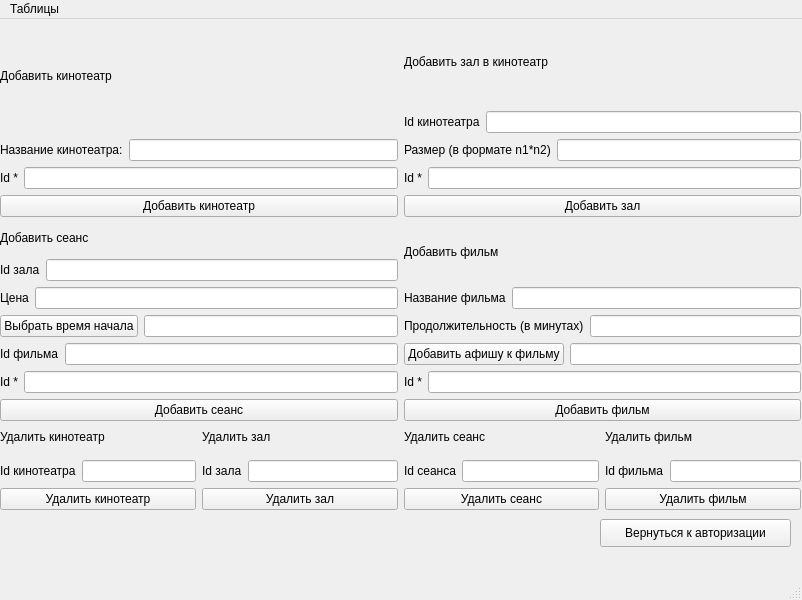
<?xml version="1.0" encoding="UTF-8"?>
<ui version="4.0">
 <class>MainWindow</class>
 <widget class="QMainWindow" name="MainWindow">
  <property name="geometry">
   <rect>
    <x>0</x>
    <y>0</y>
    <width>802</width>
    <height>600</height>
   </rect>
  </property>
  <property name="windowTitle">
   <string>MainWindow</string>
  </property>
  <widget class="QWidget" name="centralwidget">
   <widget class="QWidget" name="verticalLayoutWidget_5">
    <property name="geometry">
     <rect>
      <x>0</x>
      <y>0</y>
      <width>801</width>
      <height>402</height>
     </rect>
    </property>
    <layout class="QVBoxLayout" name="verticalLayout_5">
     <item>
      <layout class="QHBoxLayout" name="horizontalLayout_9">
       <item>
        <layout class="QVBoxLayout" name="verticalLayout">
         <item>
          <widget class="QLabel" name="add_cinema_lab">
           <property name="text">
            <string>Добавить кинотеатр</string>
           </property>
          </widget>
         </item>
         <item>
          <layout class="QHBoxLayout" name="horizontalLayout">
           <item>
            <widget class="QLabel" name="cinema_name_for_cinema_lab">
             <property name="text">
              <string>Название кинотеатра:</string>
             </property>
            </widget>
           </item>
           <item>
            <widget class="QLineEdit" name="enter_cinema_name_for_cinema"/>
           </item>
          </layout>
         </item>
         <item>
          <layout class="QHBoxLayout" name="horizontalLayout_11">
           <item>
            <widget class="QLabel" name="id_for_cinema_opt_lab">
             <property name="text">
              <string>Id *</string>
             </property>
            </widget>
           </item>
           <item>
            <widget class="QLineEdit" name="enter_id_for_cinema_opt"/>
           </item>
          </layout>
         </item>
         <item>
          <widget class="QPushButton" name="add_cinema_btn">
           <property name="text">
            <string>Добавить кинотеатр</string>
           </property>
          </widget>
         </item>
        </layout>
       </item>
       <item>
        <layout class="QVBoxLayout" name="verticalLayout_2">
         <item>
          <widget class="QLabel" name="add_hall_lab">
           <property name="text">
            <string>Добавить зал в кинотеатр</string>
           </property>
          </widget>
         </item>
         <item>
          <layout class="QHBoxLayout" name="horizontalLayout_2">
           <item>
            <widget class="QLabel" name="cinema_id_for_hall_lab">
             <property name="text">
              <string>Id кинотеатра</string>
             </property>
            </widget>
           </item>
           <item>
            <widget class="QLineEdit" name="enter_cinema_id_for_hall"/>
           </item>
          </layout>
         </item>
         <item>
          <layout class="QHBoxLayout" name="horizontalLayout_3">
           <item>
            <widget class="QLabel" name="hall_size_for_hall_lab">
             <property name="text">
              <string>Размер (в формате n1*n2)</string>
             </property>
            </widget>
           </item>
           <item>
            <widget class="QLineEdit" name="enter_hall_size_for_hall"/>
           </item>
          </layout>
         </item>
         <item>
          <layout class="QHBoxLayout" name="horizontalLayout_12">
           <item>
            <widget class="QLabel" name="id_for_hall_opt_lab">
             <property name="text">
              <string>Id *</string>
             </property>
            </widget>
           </item>
           <item>
            <widget class="QLineEdit" name="enter_id_for_hall_opt"/>
           </item>
          </layout>
         </item>
         <item>
          <widget class="QPushButton" name="add_hall_btn">
           <property name="text">
            <string>Добавить зал</string>
           </property>
          </widget>
         </item>
        </layout>
       </item>
      </layout>
     </item>
     <item>
      <layout class="QHBoxLayout" name="horizontalLayout_8">
       <item>
        <layout class="QVBoxLayout" name="verticalLayout_3">
         <item>
          <widget class="QLabel" name="add_session_lab">
           <property name="text">
            <string>Добавить сеанс</string>
           </property>
          </widget>
         </item>
         <item>
          <layout class="QHBoxLayout" name="horizontalLayout_6">
           <item>
            <widget class="QLabel" name="session_hall_lab">
             <property name="text">
              <string>Id зала</string>
             </property>
            </widget>
           </item>
           <item>
            <widget class="QLineEdit" name="enter_hall_id_for_session"/>
           </item>
          </layout>
         </item>
         <item>
          <layout class="QHBoxLayout" name="horizontalLayout_4">
           <item>
            <widget class="QLabel" name="session_price_lab">
             <property name="text">
              <string>Цена</string>
             </property>
            </widget>
           </item>
           <item>
            <widget class="QLineEdit" name="enter_price_for_session"/>
           </item>
          </layout>
         </item>
         <item>
          <layout class="QHBoxLayout" name="horizontalLayout_19">
           <item>
            <widget class="QPushButton" name="add_time_start_btn">
             <property name="text">
              <string>Выбрать время начала</string>
             </property>
            </widget>
           </item>
           <item>
            <widget class="QLineEdit" name="enter_time_start_for_session"/>
           </item>
          </layout>
         </item>
         <item>
          <layout class="QHBoxLayout" name="horizontalLayout_5">
           <item>
            <widget class="QLabel" name="session_film_lab">
             <property name="text">
              <string>Id фильма</string>
             </property>
            </widget>
           </item>
           <item>
            <widget class="QLineEdit" name="enter_film_id_for_session"/>
           </item>
          </layout>
         </item>
         <item>
          <layout class="QHBoxLayout" name="horizontalLayout_14">
           <item>
            <widget class="QLabel" name="id_for_session_opt_lab">
             <property name="text">
              <string>Id *</string>
             </property>
            </widget>
           </item>
           <item>
            <widget class="QLineEdit" name="enter_id_for_session_opt"/>
           </item>
          </layout>
         </item>
         <item>
          <widget class="QPushButton" name="add_session_btn">
           <property name="text">
            <string>Добавить сеанс</string>
           </property>
          </widget>
         </item>
        </layout>
       </item>
       <item>
        <layout class="QVBoxLayout" name="verticalLayout_4">
         <item>
          <widget class="QLabel" name="add_film_lab">
           <property name="text">
            <string>Добавить фильм</string>
           </property>
          </widget>
         </item>
         <item>
          <layout class="QHBoxLayout" name="horizontalLayout_7">
           <item>
            <widget class="QLabel" name="film_name_for_film_lab">
             <property name="text">
              <string>Название фильма</string>
             </property>
            </widget>
           </item>
           <item>
            <widget class="QLineEdit" name="enter_film_name_for_film"/>
           </item>
          </layout>
         </item>
         <item>
          <layout class="QHBoxLayout" name="horizontalLayout_20">
           <item>
            <widget class="QLabel" name="dur_for_film">
             <property name="text">
              <string>Продолжительность (в минутах)</string>
             </property>
            </widget>
           </item>
           <item>
            <widget class="QLineEdit" name="enter_dur_for_film"/>
           </item>
          </layout>
         </item>
         <item>
          <layout class="QHBoxLayout" name="horizontalLayout_21">
           <item>
            <widget class="QPushButton" name="add_poster_btn">
             <property name="text">
              <string>Добавить афишу к фильму</string>
             </property>
            </widget>
           </item>
           <item>
            <widget class="QLineEdit" name="enter_poster_for_film"/>
           </item>
          </layout>
         </item>
         <item>
          <layout class="QHBoxLayout" name="horizontalLayout_13">
           <item>
            <widget class="QLabel" name="id_for_film_opt_lab">
             <property name="text">
              <string>Id *</string>
             </property>
            </widget>
           </item>
           <item>
            <widget class="QLineEdit" name="enter_id_for_film_opt"/>
           </item>
          </layout>
         </item>
         <item>
          <widget class="QPushButton" name="add_film_btn">
           <property name="text">
            <string>Добавить фильм</string>
           </property>
          </widget>
         </item>
        </layout>
       </item>
      </layout>
     </item>
    </layout>
   </widget>
   <widget class="QWidget" name="horizontalLayoutWidget_6">
    <property name="geometry">
     <rect>
      <x>0</x>
      <y>400</y>
      <width>801</width>
      <height>91</height>
     </rect>
    </property>
    <layout class="QHBoxLayout" name="horizontalLayout_18">
     <item>
      <layout class="QVBoxLayout" name="verticalLayout_8">
       <item>
        <widget class="QLabel" name="del_cinema_lab">
         <property name="text">
          <string>Удалить кинотеатр</string>
         </property>
        </widget>
       </item>
       <item>
        <layout class="QHBoxLayout" name="horizontalLayout_16">
         <item>
          <widget class="QLabel" name="delete_cinema_by_id_lab">
           <property name="text">
            <string>Id кинотеатра</string>
           </property>
          </widget>
         </item>
         <item>
          <widget class="QLineEdit" name="enter_cinema_id_for_del"/>
         </item>
        </layout>
       </item>
       <item>
        <widget class="QPushButton" name="del_cinema_btn">
         <property name="text">
          <string>Удалить кинотеатр</string>
         </property>
        </widget>
       </item>
      </layout>
     </item>
     <item>
      <layout class="QVBoxLayout" name="verticalLayout_9">
       <item>
        <widget class="QLabel" name="del_hall_lab">
         <property name="text">
          <string>Удалить зал</string>
         </property>
        </widget>
       </item>
       <item>
        <layout class="QHBoxLayout" name="horizontalLayout_17">
         <item>
          <widget class="QLabel" name="delete_hall_by_id_lab">
           <property name="text">
            <string>Id зала</string>
           </property>
          </widget>
         </item>
         <item>
          <widget class="QLineEdit" name="enter_hall_id_for_del"/>
         </item>
        </layout>
       </item>
       <item>
        <widget class="QPushButton" name="del_hall_btn">
         <property name="text">
          <string>Удалить зал</string>
         </property>
        </widget>
       </item>
      </layout>
     </item>
     <item>
      <layout class="QVBoxLayout" name="verticalLayout_6">
       <item>
        <widget class="QLabel" name="del_seession_lab">
         <property name="text">
          <string>Удалить сеанс</string>
         </property>
        </widget>
       </item>
       <item>
        <layout class="QHBoxLayout" name="horizontalLayout_10">
         <item>
          <widget class="QLabel" name="delete_session_by_id_lab">
           <property name="text">
            <string>Id сеанса</string>
           </property>
          </widget>
         </item>
         <item>
          <widget class="QLineEdit" name="enter_session_id_for_del"/>
         </item>
        </layout>
       </item>
       <item>
        <widget class="QPushButton" name="del_session_btn">
         <property name="text">
          <string>Удалить сеанс</string>
         </property>
        </widget>
       </item>
      </layout>
     </item>
     <item>
      <layout class="QVBoxLayout" name="verticalLayout_7">
       <item>
        <widget class="QLabel" name="del_film_lab">
         <property name="text">
          <string>Удалить фильм</string>
         </property>
        </widget>
       </item>
       <item>
        <layout class="QHBoxLayout" name="horizontalLayout_15">
         <item>
          <widget class="QLabel" name="delete_film_by_id_lab">
           <property name="text">
            <string>Id фильма</string>
           </property>
          </widget>
         </item>
         <item>
          <widget class="QLineEdit" name="enter_film_id_for_del"/>
         </item>
        </layout>
       </item>
       <item>
        <widget class="QPushButton" name="del_film_btn">
         <property name="text">
          <string>Удалить фильм</string>
         </property>
        </widget>
       </item>
      </layout>
     </item>
    </layout>
   </widget>
   <widget class="QPushButton" name="back_btn">
    <property name="geometry">
     <rect>
      <x>600</x>
      <y>500</y>
      <width>191</width>
      <height>28</height>
     </rect>
    </property>
    <property name="text">
     <string>Вернуться к авторизации</string>
    </property>
   </widget>
  </widget>
  <widget class="QMenuBar" name="menubar">
   <property name="geometry">
    <rect>
     <x>0</x>
     <y>0</y>
     <width>802</width>
     <height>26</height>
    </rect>
   </property>
   <widget class="QMenu" name="menu">
    <property name="title">
     <string>Таблицы</string>
    </property>
    <addaction name="show_cinemas"/>
    <addaction name="show_halls"/>
    <addaction name="show_sessions"/>
    <addaction name="show_films"/>
   </widget>
   <addaction name="menu"/>
  </widget>
  <widget class="QStatusBar" name="statusbar"/>
  <action name="show_cinemas">
   <property name="text">
    <string>Кинотеатры</string>
   </property>
  </action>
  <action name="show_halls">
   <property name="text">
    <string>Залы</string>
   </property>
  </action>
  <action name="show_sessions">
   <property name="text">
    <string>Сеансы</string>
   </property>
  </action>
  <action name="show_films">
   <property name="text">
    <string>Фильмы</string>
   </property>
  </action>
 </widget>
 <resources/>
 <connections/>
</ui>
